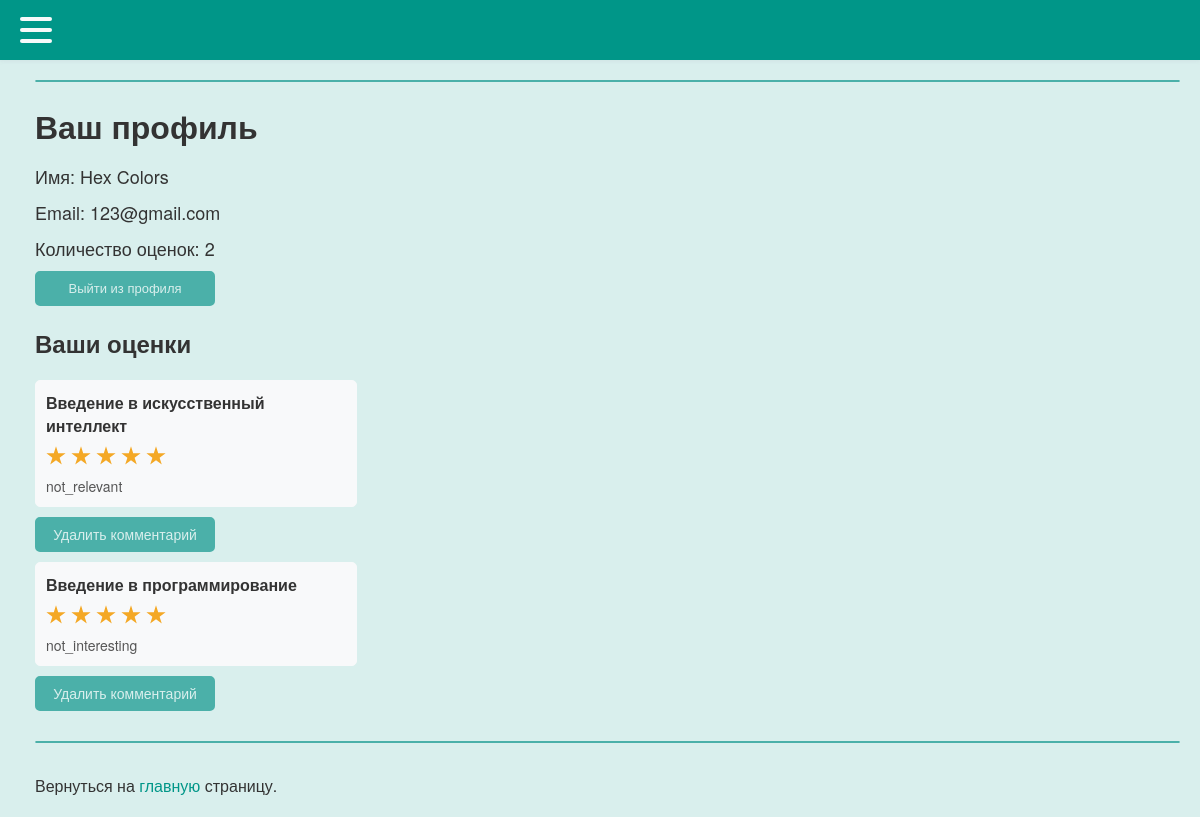
Screenshot of /profile (signed in) with the database file from the repository.
### tables this page shows
CREATE TABLE users (
id integer PRIMARY KEY AUTOINCREMENT,
name text NOT NULL,
email text NOT NULL,
psw text NOT NULL,
avatar BLOB DEFAULT NULL,
comments_numb integer,
time integer NOT NULL
);

CREATE TABLE comments (
id integer PRIMARY KEY AUTOINCREMENT,
username text,
mfkname text,
score text,
mfktitle text,
reason text
);

### testApp.py (the view, shortened to what this page needs)
@app.route('/profile', methods=["POST", "GET"])
@login_required
def profile():
    form = commentDelForm()
    your_comments = dbase.getUserCommentsNumb(current_user.getName())
    if dbase.getUserCommentsNumb(current_user.getName()) != (False, False):
        comments_numb = len(dbase.getUserCommentsNumb(current_user.getName()))
    else:
        comments_numb = 0
    dbase.updateUserCommentsNumb(comments_numb, current_user.getEmail())
    return render_template('profile.html', menu=menu, your_comments=your_comments, comments_numb=comments_numb, form=form)

### FDataBase.py (called while the page is built)
    def getUser(self, user_id):
        try:
            self.__cur.execute(f"SELECT * FROM users WHERE id = {user_id} LIMIT 1")
            res = self.__cur.fetchone()
            if not res:
                print("getUser Пользователь не найден")
                return False
            return res
        except sqlite3.Error as e:
            print("getUser Ошибка получения данных из БД " + str(e))
        return False

    def updateUserCommentsNumb(self, comments_numb, email):
        try:
            self.__cur.execute(f"UPDATE users SET comments_numb = ? WHERE email = ?", (comments_numb, email))
            self.__db.commit()
        except sqlite3.Error as e:
            print("updateUserCommentsNumb Ошибка обновления аватара в БД: " + str(e))
            return False
        return True

    def getUserCommentsNumb(self, name):
        try:
            self.__cur.execute(f"SELECT * FROM comments WHERE username LIKE '{name}'")
            res = self.__cur.fetchall()
            if res:
                return res
        except sqlite3.Error as e:
            print("getUserCommentsNumb Ошибка получения статьи из БД " + str(e))
        return (False, False)

### UserLogin.py (called while the page is built)
    def fromDB(self, user_id, db):
        self.__user = db.getUser(user_id)
        return self

    def getName(self):
        return self.__user['name'] if self.__user else "Без имени"

    def getEmail(self):
        return self.__user['email'] if self.__user else "Без email"

### testApp.py (called while the page is built)
def connect_db():
    conn = sqlite3.connect(app.config['DATABASE'])
    conn.row_factory = sqlite3.Row
    return conn

def get_db():
    if not hasattr(g, 'link_db'):
        g.link_db = connect_db()
    return g.link_db

@app.before_request
def before_request():
    global dbase
    db = get_db()
    dbase = FDataBase(db)

@login_manager.user_loader
def load_user(user_id):
    return UserLogin().fromDB(user_id, dbase)

### templates/profile.html (shortened to what this page needs)
{% extends 'index.html' %}
{% block content %}
<h1 style="margin-bottom: 14px;">Ваш профиль</h1>
<div style="margin-bottom: 10px; font-size: 18px;">Имя: {{ current_user.getName() }}</div>
<div style="margin-bottom: 10px; font-size: 18px;">Email: {{ current_user.getEmail() }}</div>
<div style="margin-bottom: 10px; font-size: 18px;">Количество оценок: {{ comments_numb }}</div>
<a class="my_a" href="{{url_for('logout')}}">
  <div class="button_container">
    <div class="center">
      <button class="btn">
        <span class="btn_span">Выйти из профиля</span>
      </button>
    </div>
  </div>
</a>
    <h2>Ваши оценки</h2>
    <ul class="list-comments">
        {% for m in your_comments %}
            <li style="width: 300px;" >
                <p style="margin: 0px 0 0px 0;" class="title">
                    {{m.mfktitle}}
                    <div class="comment_stars_background comment_container container">
                      <div class="comment_stars_background container__items">
                        {% for i in range(m.score|int) %}
                          <label class="comment_stars_background my_label" for="">
                            <div class="star-stroke">
                            </div>
                          </label>
                        {% endfor %}
                      </div>
                    </div>
                <p class="annonce">{{ m.reason }}</p>
            </li>
            <form method="POST" action="/profile">
                <div class="button_container">
                    <div class="center">
                      <button class="btn" name="delete_comment_btn">
                        <span style="font-size: 14px;" class="btn_span">Удалить комментарий</span>
                      </button>
                    </div>
                  </div>
            </form>
        {% endfor %}
    </ul>
{% endblock %}

### templates/index.html (shortened to what this page needs)
<!DOCTYPE html>
<html lang="en">
    <link type="text/css" href={{url_for('static', filename="css/style.css")}} rel="stylesheet" />
    <head>
    </head>
    <body>
        <nav>
          <div class="navbar">
            <div class="menu_container nav-container">
                <div class="" onclick="toggleLeft()">
                    <div class="hamburger-lines">
                      <span class="line line1"></span>
                      <span class="line line2"></span>
                      <span class="line line3"></span>
                    </div>
                </div>
            </div>
          </div>
        </nav>
        <div class="content">
            <hr>
            <div class="between_hr">
                {% block content %}{% endblock %}
            </div>
            <hr>
            <br>Вернуться на <a class="main_a" href="/dict">главную</a> страницу.
        </div>
    </body>
</html>

### static/css/style.css (style rules this page uses)
:root { --primary-colour: #f8f9fa; --secondary-colour: hsl(38 90% 55%); --star-colour: hsl(38 90% 55%); --menu-blue: #009688; --my-light-blue: #4bb0a9; --my-2light-blue: #7fc8c3; --my-background: #D9EFED; --my-white: #f8f9fa; --my-2light-grey: #e6e6e6; --my-light-grey: #b3b3b3; --my-grey: #747474; --my-black: #4f4f4f; }
body { font-family: 'Helvetica Neue', Helvetica, sans-serif; margin: 0; padding: 0; background: var(--my-background); }
.menu_container { top:0; position: fixed; max-width: 1050px; width: 90%; margin: auto; z-index: 21; }
.navbar { top:0; position: fixed; width: 100%; box-shadow: 0 1px 4px rgb(146 161 176 / 15%); background-color: var(--menu-blue); height: 60px; z-index: 20; }
.nav-container .hamburger-lines { display: block; height: 26px; width: 32px; position: absolute; top: 17px; left: 20px; z-index: 27; display: flex; flex-direction: column; justify-content: space-between; }
.nav-container .hamburger-lines .line { display: block; height: 4px; width: 100%; border-radius: 10px; background: var(--my-white); }
.nav-container .hamburger-lines .line1 { transform-origin: 0% 0%; transition: transform 0.4s ease-in-out; }
.nav-container .hamburger-lines .line2 { transition: transform 0.2s ease-in-out; }
.nav-container .hamburger-lines .line3 { transform-origin: 0% 100%; transition: transform 0.4s ease-in-out; }
::placeholder { color: var(--my-light-grey); opacity: 1; }
.content { margin: 80px 20px 20px 35px; color: #333; }
a { color: #007bff; text-decoration: none; }
.between_hr { margin: 20px 0 30px 0; }
hr { border: 1.25px solid var(--my-light-blue); border-radius: 2px; }
.my_a { color: #333; }
.main_a { color: var(--menu-blue); }
.button_container { display: block; display: flex; flex-direction: column; justify-content: center; align-items: left; }
.center { width: 180px; height: 35px; position: relative; display: flex; align-items: left; }
.btn { width: 180px; height: 35px; cursor: pointer; background: var(--my-light-blue); border: none; outline: none; transition: 0.7s ease-in-out; border: 2px solid var(--my-light-blue); border-radius: 5px; border-color: var(--my-light-blue); }
.btn_span { color: var(--my-background); font-weight: 100; font-size: 13px; }
ul.list-comments { list-style: none; margin: 0; padding: 0; }
ul.list-comments li { margin: 10px 0; padding: 10px; width: 200px; background: var(--my-white); border: 1px solid var(--my-white); border-radius: 5px; }
ul.list-comments .title { margin: -15px 0 10px 0; font-size: 16px; font-weight: bold; color: #333; }
ul.list-comments .annonce { margin: 10px 0 0 0; font-size: 14px; color: #555; }
.my_label { margin-right: 5px; }
.container { background: #f8f9fa; margin: 0; padding: 0; display: flex; align-items: center; }
.container .container__items { display: flex; align-items: left; justify-content: left; gap: -50px; }
.container .container__items label { aspect-ratio: 1; }
.container .container__items label .star-stroke { display: grid; place-items: center; width: 20px; height: 20px; background: var(--secondary-colour); clip-path: polygon(50% 0%, 61% 35%, 98% 35%, 68% 57%, 79% 91%, 50% 70%, 21% 91%, 32% 57%, 2% 35%, 39% 35%); }
.star-stroke { z-index: 10; }
.comment_container { background: #f8f9fa; margin: 0; padding: 0; display: flex; align-items: center; }
.comment_stars_background { background: var(--my-white); padding: 3px 0px 0px 0px; }

### rows the page displays
users: getName "Hex Colors", getEmail "123@gmail.com"
comments: mfktitle "Введение в искусственный интеллект", score "5" (drawn), reason "not_relevant"
comments: mfktitle "Введение в программирование", score "5" (drawn), reason "not_interesting"

### other values shown
{{ comments_numb }} "2"
